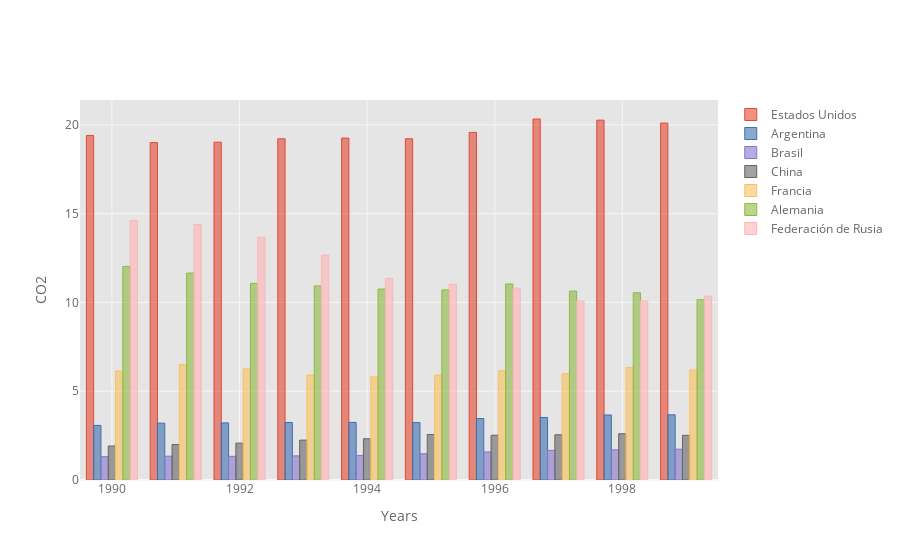

The code cell stored with this chart in its notebook:
### Markdown cell above
# Multiple Barplot

### Code cell
#Filtro los años que quiero graficar en multibar
#df_evolutionCO2_multiyears = df_evolutionCO2[df_evolutionCO2.index.isin([1990,1991,1992,1993,1994,1995,
#                                                                         1996,1997,1998,1999])]
#grafico
df_evolutionCO2_multiyears.iplot(kind='bar', xTitle='Years', yTitle='CO2')

### Figure 1 — Plotly figure (JSON) as saved in the notebook; plotly's stock layout.template omitted (floating-point values rounded to 4 significant figures)
{"data": [{"marker": {"color": "rgba(226, 74, 51, 0.6)", "line": {"color": "rgba(226, 74, 51, 1.0)", "width": 1}}, "name": "Estados Unidos", "orientation": "v", "text": "", "type": "bar", "x": [1990, 1991, 1992, 1993, 1994, 1995, 1996, 1997, 1998, 1999], "y": [19.41, 19.0, 19.02, 19.22, 19.26, 19.22, 19.58, 20.33, 20.27, 20.1]}, {"marker": {"color": "rgba(62, 111, 176, 0.6)", "line": {"color": "rgba(62, 111, 176, 1.0)", "width": 1}}, "name": "Argentina", "orientation": "v", "text": "", "type": "bar", "x": [1990, 1991, 1992, 1993, 1994, 1995, 1996, 1997, 1998, 1999], "y": [3.074, 3.199, 3.215, 3.24, 3.245, 3.23, 3.463, 3.521, 3.662, 3.67]}, {"marker": {"color": "rgba(132, 118, 202, 0.6)", "line": {"color": "rgba(132, 118, 202, 1.0)", "width": 1}}, "name": "Brasil", "orientation": "v", "text": "", "type": "bar", "x": [1990, 1991, 1992, 1993, 1994, 1995, 1996, 1997, 1998, 1999], "y": [1.313, 1.34, 1.333, 1.359, 1.382, 1.476, 1.58, 1.669, 1.699, 1.735]}, {"marker": {"color": "rgba(101, 101, 101, 0.6)", "line": {"color": "rgba(101, 101, 101, 1.0)", "width": 1}}, "name": "China", "orientation": "v", "text": "", "type": "bar", "x": [1990, 1991, 1992, 1993, 1994, 1995, 1996, 1997, 1998, 1999], "y": [1.915, 2.001, 2.076, 2.245, 2.322, 2.563, 2.522, 2.548, 2.606, 2.517]}, {"marker": {"color": "rgba(251, 193, 94, 0.6)", "line": {"color": "rgba(251, 193, 94, 1.0)", "width": 1}}, "name": "Francia", "orientation": "v", "text": "", "type": "bar", "x": [1990, 1991, 1992, 1993, 1994, 1995, 1996, 1997, 1998, 1999], "y": [6.137, 6.5, 6.263, 5.912, 5.805, 5.916, 6.157, 5.987, 6.331, 6.196]}, {"marker": {"color": "rgba(142, 186, 66, 0.6)", "line": {"color": "rgba(142, 186, 66, 1.0)", "width": 1}}, "name": "Alemania", "orientation": "v", "text": "", "type": "bar", "x": [1990, 1991, 1992, 1993, 1994, 1995, 1996, 1997, 1998, 1999], "y": [12.03, 11.65, 11.07, 10.93, 10.76, 10.71, 11.04, 10.64, 10.55, 10.15]}, {"marker": {"color": "rgba(255, 181, 184, 0.6)", "line": {"color": "rgba(255, 181, 184, 1.0)", "width": 1}}, "name": "Federación de Rusia", "orientation": "v", "text": "", "type": "bar", "x": [1990, 1991, 1992, 1993, 1994, 1995, 1996, 1997, 1998, 1999], "y": [14.62, 14.4, 13.67, 12.67, 11.35, 11.02, 10.81, 10.07, 10.08, 10.35]}], "layout": {"legend": {"bgcolor": "#FFFFFF", "font": {"color": "#666666"}}, "paper_bgcolor": "#FFFFFF", "plot_bgcolor": "#E5E5E5", "title": {"font": {"color": "#151516"}}, "xaxis": {"gridcolor": "#F6F6F6", "showgrid": true, "tickfont": {"color": "#666666"}, "title": {"font": {"color": "#666666"}, "text": "Years"}, "zerolinecolor": "#F6F6F6"}, "yaxis": {"gridcolor": "#F6F6F6", "showgrid": true, "tickfont": {"color": "#666666"}, "title": {"font": {"color": "#666666"}, "text": "CO2"}, "zerolinecolor": "#F6F6F6"}}}
